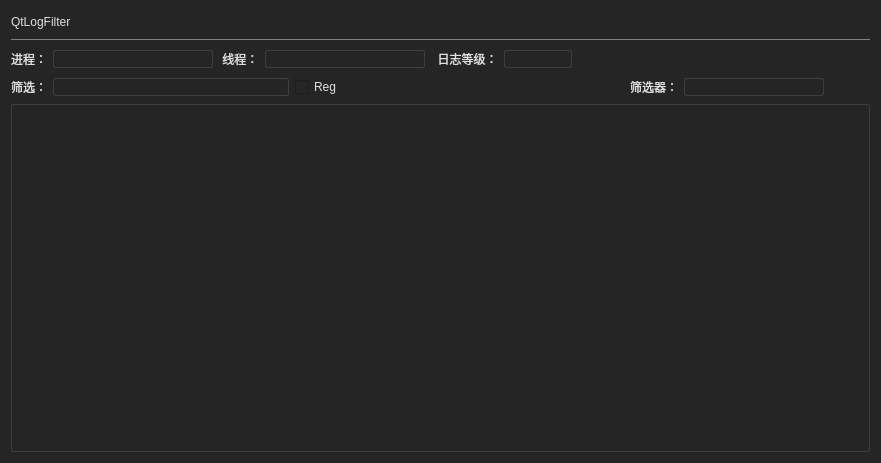
<?xml version="1.0" encoding="UTF-8"?>
<ui version="4.0">
 <class>QtLogFilterClass</class>
 <widget class="QWidget" name="QtLogFilterClass">
  <property name="geometry">
   <rect>
    <x>0</x>
    <y>0</y>
    <width>881</width>
    <height>463</height>
   </rect>
  </property>
  <property name="windowTitle">
   <string>QtLogFilter</string>
  </property>
  <property name="styleSheet">
   <string notr="true">
        QWidget{
        color:#dfdfdf;
		background:#252526
        }

        QPushButton:hover{
        background:#424242;
        }
        QPushButton{
        border:none;
        padding:4px;
        border-radius:4px;
        }
        QPushButton:pressed{
        background:#303030;
        }
        QComboBox {
        background:transparent;
        border:1px solid #3e3e3e;
        border-radius:2px;
        }
        QComboBox::drop-down{
        border:none;

        }
        QComboBox::down-arrow{
        image:url(:/QtLogFilter/resource/drop_down.png);
        }
        QComboBox QAbstractItemView {
        border: 1px solid #7f7f7f;
        selection-background-color: #3C3C3D;
        background:#252526;
        }

        QLineEdit{
        background:transparent;
        border:1px solid #3e3e3e;
        border-radius:2px;
        }

        QTextBrowser {
        background:transparent;
        }

        QScrollBar:vertical {
        border-left:1px solid #3e3e3e;
        background: transparent;
        width: 12px;
        margin: 0px;
        }
        QScrollBar::handle:vertical {
        background: #3e3e3e;
        }
        QScrollBar::add-line:vertical{
        height:0px;
        }
        QScrollBar::sub-line:vertical{
        height:0px;
        }
        QScrollBar::add-page:vertical, QScrollBar::sub-page:vertical {
        background: none;
        }
      </string>
  </property>
  <layout class="QVBoxLayout" name="verticalLayout" stretch="0,0,0,0,1">
   <item>
    <layout class="QHBoxLayout" name="horizontalLayout">
     <item>
      <widget class="QLabel" name="label">
       <property name="text">
        <string>QtLogFilter</string>
       </property>
      </widget>
     </item>
     <item>
      <spacer name="horizontalSpacer">
       <property name="orientation">
        <enum>Qt::Horizontal</enum>
       </property>
       <property name="sizeHint" stdset="0">
        <size>
         <width>40</width>
         <height>20</height>
        </size>
       </property>
      </spacer>
     </item>
     <item>
      <widget class="QPushButton" name="btn_close">
       <property name="text">
        <string/>
       </property>
       <property name="icon">
        <iconset>
         <normalon>:/QtLogFilter/resource/btn_close.png</normalon>
        </iconset>
       </property>
      </widget>
     </item>
    </layout>
   </item>
   <item>
    <widget class="Line" name="line">
     <property name="styleSheet">
      <string notr="true">border-top:1px solid gray;</string>
     </property>
     <property name="orientation">
      <enum>Qt::Horizontal</enum>
     </property>
    </widget>
   </item>
   <item>
    <layout class="QHBoxLayout" name="horizontalLayout_2">
     <item>
      <widget class="QLabel" name="label_2">
       <property name="text">
        <string>进程：</string>
       </property>
      </widget>
     </item>
     <item>
      <widget class="QComboBox" name="box_process">
       <property name="minimumSize">
        <size>
         <width>160</width>
         <height>0</height>
        </size>
       </property>
      </widget>
     </item>
     <item>
      <widget class="QLabel" name="label_6">
       <property name="text">
        <string> 线程：</string>
       </property>
      </widget>
     </item>
     <item>
      <widget class="QComboBox" name="box_thread">
       <property name="minimumSize">
        <size>
         <width>160</width>
         <height>0</height>
        </size>
       </property>
      </widget>
     </item>
     <item>
      <widget class="QLabel" name="label_3">
       <property name="text">
        <string>  日志等级：</string>
       </property>
      </widget>
     </item>
     <item>
      <widget class="QComboBox" name="box_level">
       <property name="minimumSize">
        <size>
         <width>68</width>
         <height>0</height>
        </size>
       </property>
      </widget>
     </item>
     <item>
      <spacer name="horizontalSpacer_2">
       <property name="orientation">
        <enum>Qt::Horizontal</enum>
       </property>
       <property name="sizeHint" stdset="0">
        <size>
         <width>40</width>
         <height>20</height>
        </size>
       </property>
      </spacer>
     </item>
     <item>
      <widget class="QPushButton" name="btn_setting">
       <property name="text">
        <string/>
       </property>
       <property name="icon">
        <iconset>
         <normalon>:/QtLogFilter/resource/setting.png</normalon>
        </iconset>
       </property>
      </widget>
     </item>
    </layout>
   </item>
   <item>
    <layout class="QHBoxLayout" name="horizontalLayout_3">
     <item>
      <widget class="QLabel" name="label_4">
       <property name="text">
        <string>筛选：</string>
       </property>
      </widget>
     </item>
     <item>
      <widget class="QLineEdit" name="filter_str"/>
     </item>
     <item>
      <widget class="QCheckBox" name="check_reg">
       <property name="text">
        <string>Reg</string>
       </property>
      </widget>
     </item>
     <item>
      <widget class="QPushButton" name="btn_clear">
       <property name="text">
        <string/>
       </property>
       <property name="icon">
        <iconset>
         <normalon>:/QtLogFilter/resource/clear.png</normalon>
        </iconset>
       </property>
      </widget>
     </item>
     <item>
      <spacer name="horizontalSpacer_3">
       <property name="orientation">
        <enum>Qt::Horizontal</enum>
       </property>
       <property name="sizeHint" stdset="0">
        <size>
         <width>40</width>
         <height>20</height>
        </size>
       </property>
      </spacer>
     </item>
     <item>
      <widget class="QLabel" name="label_5">
       <property name="text">
        <string>筛选器：</string>
       </property>
      </widget>
     </item>
     <item>
      <widget class="QComboBox" name="box_filters">
       <property name="minimumSize">
        <size>
         <width>140</width>
         <height>0</height>
        </size>
       </property>
      </widget>
     </item>
     <item>
      <widget class="QPushButton" name="btn_add">
       <property name="text">
        <string/>
       </property>
       <property name="icon">
        <iconset>
         <normalon>:/QtLogFilter/resource/add.png</normalon>
        </iconset>
       </property>
      </widget>
     </item>
    </layout>
   </item>
   <item>
    <widget class="QTextBrowser" name="textBrowser">
     <property name="styleSheet">
      <string notr="true">
              QTextBrowser{
              background:transparent;border:1px solid #3e3e3e;border-radius:2px;
              }
            </string>
     </property>
     <property name="html">
      <string>&lt;!DOCTYPE HTML PUBLIC &quot;-//W3C//DTD HTML 4.0//EN&quot; &quot;http://www.w3.org/TR/REC-html40/strict.dtd&quot;&gt;
&lt;html&gt;&lt;head&gt;&lt;meta name=&quot;qrichtext&quot; content=&quot;1&quot; /&gt;&lt;style type=&quot;text/css&quot;&gt;
p, li { white-space: pre-wrap; }
&lt;/style&gt;&lt;/head&gt;&lt;body style=&quot; font-family:'SimSun'; font-size:9pt; font-weight:400; font-style:normal;&quot;&gt;
&lt;p style=&quot; margin-top:0px; margin-bottom:0px; margin-left:0px; margin-right:0px; -qt-block-indent:0; text-indent:0px;&quot;&gt;              &lt;/p&gt;
&lt;p style=&quot; margin-top:0px; margin-bottom:0px; margin-left:0px; margin-right:0px; -qt-block-indent:0; text-indent:0px;&quot;&gt;              &lt;/p&gt;
&lt;p style=&quot; margin-top:0px; margin-bottom:0px; margin-left:0px; margin-right:0px; -qt-block-indent:0; text-indent:0px;&quot;&gt;            &lt;/p&gt;&lt;/body&gt;&lt;/html&gt;</string>
     </property>
    </widget>
   </item>
  </layout>
 </widget>
 <layoutdefault spacing="6" margin="11"/>
 <resources>
  <include location="QtLogFilter.qrc"/>
 </resources>
 <connections/>
</ui>
